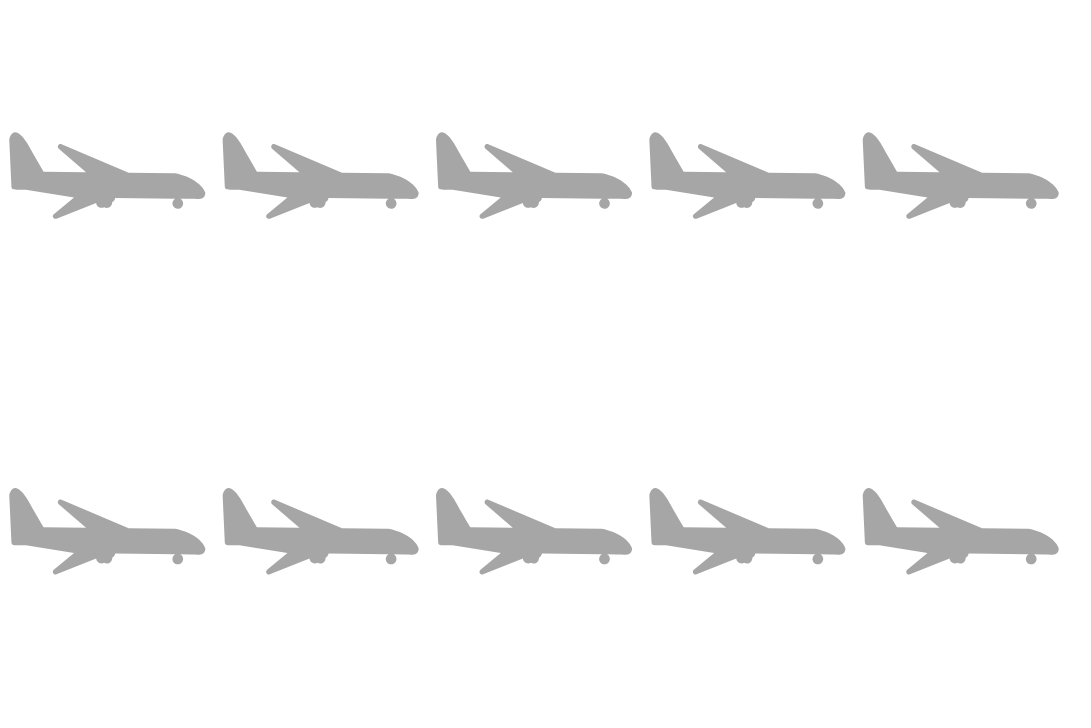

The cell this chart's notebook holds for it:
### Code cell
import altair as alt
import pandas as pd

data = pd.DataFrame([dict(id=i) for i in range(1, 11)])


alt.Chart(data).transform_calculate(
    row="ceil(datum.id/5)"
).transform_calculate(
    col="datum.id - datum.row*5"
).mark_point(
    filled=True,
    size=200, 
    color='grey'
).encode(
    alt.X("col:O").axis(None),
    alt.Y("row:O").axis(None),
    alt.ShapeValue(airplane_flat),
#     angle=alt.value(-45)
).properties(
    width=600,
    height=400
).configure_view(
    strokeWidth=0
)

### Figure 1 — Vega-Lite specification as saved in the notebook (floating-point values rounded to 4 significant figures)
{"config": {"view": {"continuousWidth": 300, "continuousHeight": 300, "strokeWidth": 0}}, "data": {"name": "data-f8fdef99fc5a6d5a14f68edde5003989"}, "mark": {"type": "point", "color": "grey", "filled": true, "size": 200}, "encoding": {"shape": {"value": "M -7.7003 0.2421 L -3.8673 0.8568 l -1.6144 1.3255 c -0.0808 0.066 -0.1011 0.1813 -0.0484 0.2725 c 0.0389 0.0652 0.1096 0.1035 0.1808 0.1042 C -5.322 2.5583 -5.2944 2.5534 -5.2677 2.5436 l 3.1591 -1.2546 c 0.0172 0.2183 0.196 0.3919 0.4188 0.3943 C -1.6113 1.6847 -1.539 1.6628 -1.4754 1.6262 C -1.4119 1.6637 -1.3408 1.6867 -1.2634 1.6883 c 0.2351 0.0032 0.4293 -0.1854 0.4314 -0.4213 c 0.0003 -0.0153 -0.0021 -0.0291 -0.0037 -0.044 C -0.7062 1.1626 -0.6151 1.0399 -0.5951 0.8942 l 4.7816 0.0576 c -0.1358 0.0707 -0.2292 0.209 -0.231 0.3718 c -0.0032 0.2351 0.1854 0.4293 0.4213 0.4314 c 0.2351 0.0032 0.4283 -0.1852 0.4314 -0.4213 c 0.0018 -0.1628 -0.0892 -0.3041 -0.2229 -0.377 l 0.8272 0.0095 c 0.637 0.0075 1.1513 0.1372 1.1598 -0.5 c -0.3441 -0.9436 -1.9202 -1.5318 -2.5572 -1.5393 L 0.4764 -1.1144 L -4.8636 -3.3826 C -4.8899 -3.3932 -4.9162 -3.3987 -4.9439 -3.3999 C -5.016 -3.4004 -5.0869 -3.3645 -5.1272 -3.2995 C -5.1826 -3.2106 -5.1652 -3.0948 -5.0852 -3.0267 l 2.1728 1.8701 L -6.2938 -1.197 c -0.3342 -0.5706 -0.7224 -1.2404 -1.1258 -1.9562 C -8.5751 -5.2027 -9.0164 -3.9968 -9.0198 -3.6997 L -8.8502 -0.0253 c -0.0035 0.2971 0.2382 0.2565 0.5355 0.261 L -7.7003 0.2421 L -7.7003 0.2421 z"}, "x": {"axis": null, "field": "col", "type": "ordinal"}, "y": {"axis": null, "field": "row", "type": "ordinal"}}, "height": 400, "transform": [{"calculate": "ceil(datum.id/5)", "as": "row"}, {"calculate": "datum.id - datum.row*5", "as": "col"}], "width": 600, "$schema": "https://vega.github.io/schema/vega-lite/v5.8.0.json", "datasets": {"data-f8fdef99fc5a6d5a14f68edde5003989": [{"id": 1}, {"id": 2}, {"id": 3}, {"id": 4}, {"id": 5}, {"id": 6}, {"id": 7}, {"id": 8}, {"id": 9}, {"id": 10}]}}
